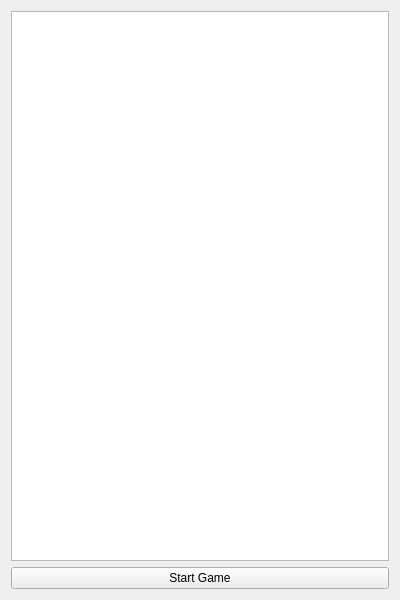
<?xml version="1.0" encoding="UTF-8"?>
<ui version="4.0">
 <class>widget</class>
 <widget class="QWidget" name="widget">
  <property name="geometry">
   <rect>
    <x>0</x>
    <y>0</y>
    <width>400</width>
    <height>600</height>
   </rect>
  </property>
  <property name="windowTitle">
   <string>widget</string>
  </property>
  <layout class="QVBoxLayout" name="verticalLayout_2">
   <item>
    <widget class="QGraphicsView" name="graphicsView"/>
   </item>
   <item>
    <widget class="QPushButton" name="startGameButton">
     <property name="text">
      <string>Start Game</string>
     </property>
    </widget>
   </item>
  </layout>
 </widget>
 <resources/>
 <connections/>
</ui>
